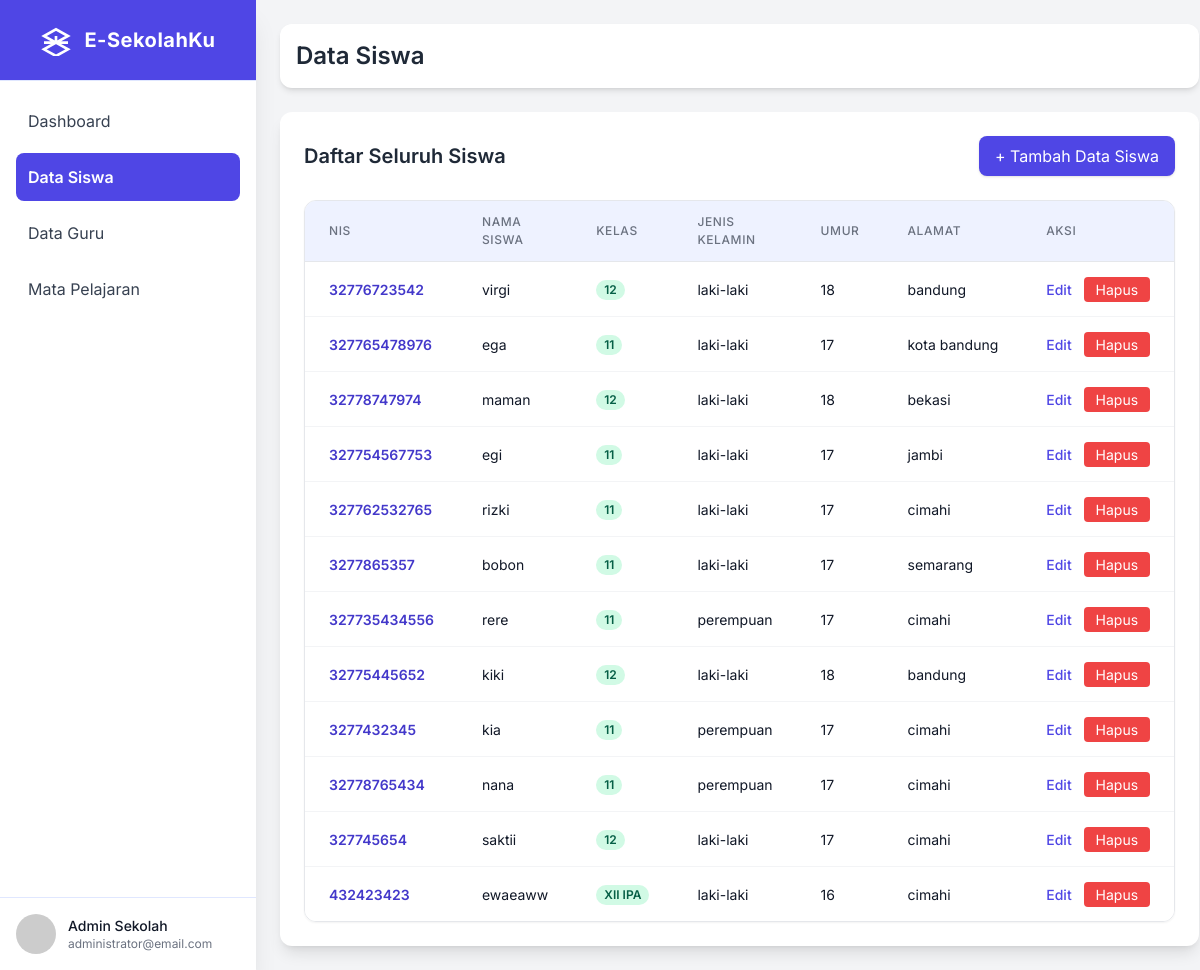
Screenshot of /Views/datasiswa.php with the database file from the repository.
### tables this page shows
CREATE TABLE `class_siswa` (
  `id_siswa` int(11) NOT NULL,
  `nama_siswa` varchar(10) NOT NULL,
  `nis` varchar(20) NOT NULL,
  `jenis_kelamin` enum('laki-laki','perempuan','','') NOT NULL,
  `alamat` varchar(100) NOT NULL,
  `umur` int(11) NOT NULL,
  `kelas` varchar(20) NOT NULL,
  `email` varchar(50) NOT NULL,
  `password` varchar(50) NOT NULL
);

### Models/m_koneksi.php (called while the page is built, shortened)
<?php
class m_koneksi {
    private $host = "localhost";
    private $user = "root";
    private $pass = "";
    private $db   = "jadwal_sekolah";
    protected $koneksi;
    public function __construct() {
        $this->koneksi = mysqli_connect($this->host, $this->user, $this->pass, $this->db);
    }
    public function getKoneksi() {
        return $this->koneksi;
    }
}
?>

### Models/m_siswa.php (called while the page is built, shortened)
<?php
include "m_koneksi.php";
class m_siswa {
    private $koneksi;
    public function __construct() {
        $db = new m_koneksi();
        $this->koneksi = $db->getKoneksi();
    }
    public function tampil_data() {
        $query = "SELECT * FROM class_siswa";
        return $this->koneksi->query($query);
    }
}
?>

### Views/datasiswa.php (the view, shortened to what this page needs)
<?php
include "../models/m_siswa.php";
$siswa = new m_siswa();
$data = $siswa->tampil_data();
?>
<!DOCTYPE html>
<html lang="id">
<head>
    <script src="https://cdn.tailwindcss.com"></script>
</head>
<body class="flex min-h-screen">
    <aside id="sidebar" class="w-64 bg-white shadow-xl flex flex-col fixed inset-y-0 z-30 transition-transform duration-300 transform -translate-x-full lg:translate-x-0">
        <div class="p-6 flex items-center justify-center border-b border-indigo-100 bg-indigo-600 text-white">
            <svg xmlns="http://www.w3.org/2000/svg" class="h-8 w-8 mr-3" fill="none" viewBox="0 0 24 24" stroke="currentColor" stroke-width="2">
                <path d="M12 14l9-5-9-5-9 5 9 5zm0 0l-9 5 9 5 9-5-9-5zm0 0v-5m-9 5h18" />
            </svg>
            <span class="text-xl font-bold tracking-wide">E-SekolahKu</span>
        </div>
        <nav class="flex-1 p-4 space-y-2 overflow-y-auto">
            <a href="dashboard.php" class="sidebar-link flex items-center p-3 text-gray-700 rounded-lg transition duration-150">
                Dashboard
            </a>
            <a href="datasiswa.php" class="sidebar-link active flex items-center p-3 text-gray-700 rounded-lg transition duration-150">
                Data Siswa
            </a>
            <a href="dataguru.php" class="sidebar-link flex items-center p-3 text-gray-700 rounded-lg transition duration-150">
                Data Guru
            </a>
            <a href="matapelajaran.php" class="sidebar-link flex items-center p-3 text-gray-700 rounded-lg transition duration-150">
                Mata Pelajaran
            </a>
        </nav>
        <div class="p-4 border-t border-indigo-100">
            <div class="flex items-center space-x-3">
                <img class="h-10 w-10 rounded-full object-cover" src="https://placehold.co/40x40/4f46e5/ffffff?text=AD">
                <div>
                    <p class="text-sm font-medium text-gray-900">Admin Sekolah</p>
                    <p class="text-xs text-gray-500">administrator@email.com</p>
                </div>
            </div>
        </div>
    </aside>
    <div class="flex-1 lg:ml-64 transition-all duration-300 p-4 sm:p-6">
        <header class="bg-white shadow-md rounded-xl p-4 mb-6 sticky top-0 z-10 flex justify-between items-center">
            <h1 class="text-2xl font-semibold text-gray-800">Data Siswa</h1>
        </header>
        <section class="bg-white rounded-xl shadow-lg p-4 sm:p-6">
            <div class="flex flex-col md:flex-row justify-between items-start md:items-center mb-6">
                <h2 class="text-xl font-semibold text-gray-800">Daftar Seluruh Siswa</h2>
                    <a href="tambah_siswa.php"
        class="mt-3 md:mt-0 px-4 py-2 bg-indigo-600 text-white rounded-lg shadow hover:bg-indigo-700 transition">
        + Tambah Data Siswa
    </a>
            </div>
            <div class="overflow-x-auto rounded-xl border border-gray-200 shadow-sm">
                <table class="min-w-full divide-y divide-gray-200">
                    <thead class="bg-indigo-50">
                        <tr>
                            <th class="table-header-cell">NIS</th>
                            <th class="table-header-cell">Nama Siswa</th>
                            <th class="table-header-cell">Kelas</th>
                            <th class="table-header-cell hidden sm:table-cell">Jenis Kelamin</th>
                            <th class="table-header-cell hidden md:table-cell">Umur</th>
                            <th class="table-header-cell hidden lg:table-cell">Alamat</th>
                            <th class="table-header-cell">Aksi</th>
                        </tr>
                    </thead>
                    <tbody class="bg-white divide-y divide-gray-100">
                        <?php foreach ($data as $d) { ?>
                        <tr class="hover:bg-gray-50 transition duration-100">
                            <td class="table-row-data font-semibold text-indigo-700"><?= $d['nis']; ?></td>
                            <td class="table-row-data"><?= $d['nama_siswa']; ?></td>
                            <td class="table-row-data">
                                <span class="px-2 inline-flex text-xs leading-5 font-semibold rounded-full bg-emerald-100 text-emerald-800">
                                    <?= $d['kelas']; ?>
                                </span>
                            </td>
                            <td class="table-row-data hidden sm:table-cell"><?= $d['jenis_kelamin']; ?></td>
                            <td class="table-row-data hidden md:table-cell"><?= $d['umur']; ?></td>
                            <td class="table-row-data hidden lg:table-cell truncate max-w-xs"><?= $d['alamat']; ?></td>
                            <td class="table-row-data">
                                <a href="edit_siswa.php?id=<?= $d['nis']; ?>" class="text-indigo-600 hover:text-indigo-900 mr-2 text-sm font-medium">Edit</a>
                               <a href="../Controllers/c_siswa.php?aksi=hapus&id=<?= $d['nis']; ?>"
                                onclick="return confirm('Apakah anda yakin mau menghapus data ini?')"
                                 class="bg-red-500 text-white px-3 py-1 rounded">
                                 Hapus</a>
                        </tr>
                        <?php } ?>
                    </tbody>
                </table>
            </div>
        </section>
    </div>
</body>
</html>

### Views/datasiswa.php (style rules this page uses)
body { font-family: 'Inter', sans-serif; background-color: #f3f4f6; }
.sidebar-link.active { background-color: #4f46e5; color: white; font-weight: 600; }
.table-header-cell { padding: 0.75rem 1.5rem; text-align: left; font-size: 0.75rem; font-weight: 500; color: #6b7280; text-transform: uppercase; letter-spacing: 0.05em; }
.table-row-data { padding: 1rem 1.5rem; white-space: nowrap; font-size: 0.875rem; color: #111827; }

### rows the page displays
class_siswa: nis "32776723542", nama_siswa "virgi", kelas "12", jenis_kelamin "laki-laki", umur "18", alamat "bandung"
class_siswa: nis "327765478976", nama_siswa "ega", kelas "11", jenis_kelamin "laki-laki", umur "17", alamat "kota bandung"
class_siswa: nis "32778747974", nama_siswa "maman", kelas "12", jenis_kelamin "laki-laki", umur "18", alamat "bekasi"
class_siswa: nis "327754567753", nama_siswa "egi", kelas "11", jenis_kelamin "laki-laki", umur "17", alamat "jambi"
class_siswa: nis "327762532765", nama_siswa "rizki", kelas "11", jenis_kelamin "laki-laki", umur "17", alamat "cimahi"
class_siswa: nis "3277865357", nama_siswa "bobon", kelas "11", jenis_kelamin "laki-laki", umur "17", alamat "semarang"
class_siswa: nis "327735434556", nama_siswa "rere", kelas "11", jenis_kelamin "perempuan", umur "17", alamat "cimahi"
class_siswa: nis "32775445652", nama_siswa "kiki", kelas "12", jenis_kelamin "laki-laki", umur "18", alamat "bandung"
class_siswa: nis "3277432345", nama_siswa "kia", kelas "11", jenis_kelamin "perempuan", umur "17", alamat "cimahi"
class_siswa: nis "32778765434", nama_siswa "nana", kelas "11", jenis_kelamin "perempuan", umur "17", alamat "cimahi"
class_siswa: nis "327745654", nama_siswa "saktii", kelas "12", jenis_kelamin "laki-laki", umur "17", alamat "cimahi"
class_siswa: nis "432423423", nama_siswa "ewaeaww", kelas "XII IPA", jenis_kelamin "laki-laki", umur "16", alamat "cimahi"
